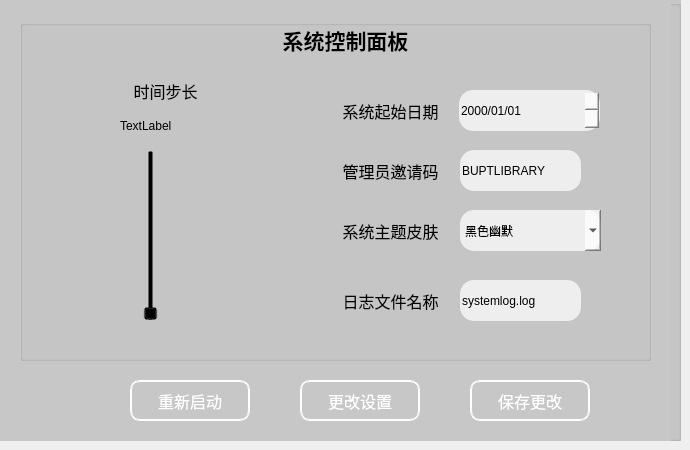
      <widget class="QWidget" name="page_4">
       <widget class="QGroupBox" name="groupBox_5">
        <property name="geometry">
         <rect>
          <x>0</x>
          <y>0</y>
          <width>681</width>
          <height>441</height>
         </rect>
        </property>
        <property name="font">
         <font>
          <family>等线</family>
          <pointsize>12</pointsize>
          <weight>50</weight>
          <italic>false</italic>
          <bold>false</bold>
         </font>
        </property>
        <property name="styleSheet">
         <string notr="true">background-color: rgba(199,199,199);

color:rgb(0,0,0);
font: 12pt &quot;等线&quot;;
</string>
        </property>
        <property name="title">
         <string/>
        </property>
        <widget class="QGroupBox" name="func_groupBox_info_2">
         <property name="geometry">
          <rect>
           <x>20</x>
           <y>20</y>
           <width>631</width>
           <height>341</height>
          </rect>
         </property>
         <property name="styleSheet">
          <string notr="true">background-image: url(:/background/resourse/books3.png);</string>
         </property>
         <property name="title">
          <string/>
         </property>
         <widget class="QLabel" name="func_label_name_4">
          <property name="geometry">
           <rect>
            <x>240</x>
            <y>0</y>
            <width>171</width>
            <height>41</height>
           </rect>
          </property>
          <property name="font">
           <font>
            <family>等线</family>
            <pointsize>12</pointsize>
            <weight>50</weight>
            <italic>false</italic>
            <bold>false</bold>
           </font>
          </property>
          <property name="styleSheet">
           <string notr="true">background-color: rgba(255,255,255, 0%);

</string>
          </property>
          <property name="text">
           <string>&lt;html&gt;&lt;head/&gt;&lt;body&gt;&lt;p align=&quot;center&quot;&gt;&lt;span style=&quot; font-size:16pt; font-weight:600;&quot;&gt;系统控制面板&lt;/span&gt;&lt;/p&gt;&lt;/body&gt;&lt;/html&gt;</string>
          </property>
          <property name="alignment">
           <set>Qt::AlignCenter</set>
          </property>
         </widget>
         <widget class="QLabel" name="func_label_name_5">
          <property name="geometry">
           <rect>
            <x>100</x>
            <y>50</y>
            <width>91</width>
            <height>41</height>
           </rect>
          </property>
          <property name="font">
           <font>
            <family>等线</family>
            <pointsize>12</pointsize>
            <weight>50</weight>
            <italic>false</italic>
            <bold>false</bold>
           </font>
          </property>
          <property name="styleSheet">
           <string notr="true">background-color: rgba(255,255,255, 0%);
background-image: url(:/background/resourse/transparent.png);

</string>
          </property>
          <property name="text">
           <string>时间步长</string>
          </property>
          <property name="alignment">
           <set>Qt::AlignCenter</set>
          </property>
         </widget>
         <widget class="QLabel" name="func_label_gender_2">
          <property name="geometry">
           <rect>
            <x>310</x>
            <y>70</y>
            <width>121</width>
            <height>41</height>
           </rect>
          </property>
          <property name="font">
           <font>
            <family>等线</family>
            <pointsize>12</pointsize>
            <weight>50</weight>
            <italic>false</italic>
            <bold>false</bold>
           </font>
          </property>
          <property name="styleSheet">
           <string notr="true">background-color: rgba(255,255,255, 0%);

</string>
          </property>
          <property name="text">
           <string>系统起始日期</string>
          </property>
          <property name="alignment">
           <set>Qt::AlignCenter</set>
          </property>
         </widget>
         <widget class="QLabel" name="func_label_number_2">
          <property name="geometry">
           <rect>
            <x>310</x>
            <y>130</y>
            <width>121</width>
            <height>41</height>
           </rect>
          </property>
          <property name="font">
           <font>
            <family>等线</family>
            <pointsize>12</pointsize>
            <weight>50</weight>
            <italic>false</italic>
            <bold>false</bold>
           </font>
          </property>
          <property name="styleSheet">
           <string notr="true">background-color: rgba(255,255,255, 0%);

</string>
          </property>
          <property name="text">
           <string>管理员邀请码</string>
          </property>
          <property name="alignment">
           <set>Qt::AlignCenter</set>
          </property>
         </widget>
         <widget class="QLabel" name="func_label_class_2">
          <property name="enabled">
           <bool>true</bool>
          </property>
          <property name="geometry">
           <rect>
            <x>310</x>
            <y>190</y>
            <width>121</width>
            <height>41</height>
           </rect>
          </property>
          <property name="font">
           <font>
            <family>等线</family>
            <pointsize>12</pointsize>
            <weight>50</weight>
            <italic>false</italic>
            <bold>false</bold>
           </font>
          </property>
          <property name="styleSheet">
           <string notr="true">background-color: rgba(255,255,255, 0%);

</string>
          </property>
          <property name="text">
           <string>系统主题皮肤</string>
          </property>
          <property name="alignment">
           <set>Qt::AlignCenter</set>
          </property>
         </widget>
         <widget class="QSlider" name="time_length">
          <property name="geometry">
           <rect>
            <x>120</x>
            <y>130</y>
            <width>22</width>
            <height>171</height>
           </rect>
          </property>
          <property name="cursor">
           <cursorShape>PointingHandCursor</cursorShape>
          </property>
          <property name="styleSheet">
           <string notr="true">background-color: rgba(0,0,0,0%);
border-radius:0px;
background-image: url(:/background/resourse/b_W.png);</string>
          </property>
          <property name="orientation">
           <enum>Qt::Vertical</enum>
          </property>
         </widget>
         <widget class="QLineEdit" name="lineEdit_invide_code">
          <property name="geometry">
           <rect>
            <x>440</x>
            <y>130</y>
            <width>121</width>
            <height>41</height>
           </rect>
          </property>
          <property name="styleSheet">
           <string notr="true">background-color: rgba(255, 255, 255, 70%);
border-radius:14px;
color:rgb(0, 0, 0)</string>
          </property>
          <property name="text">
           <string>BUPTLIBRARY</string>
          </property>
         </widget>
         <widget class="QComboBox" name="comboBox_skin">
          <property name="geometry">
           <rect>
            <x>440</x>
            <y>190</y>
            <width>141</width>
            <height>41</height>
           </rect>
          </property>
          <property name="cursor">
           <cursorShape>PointingHandCursor</cursorShape>
          </property>
          <property name="styleSheet">
           <string notr="true">background-color: rgba(255, 255, 255, 70%);
border-radius:14px;
color:rgb(0, 0, 0)</string>
          </property>
          <item>
           <property name="text">
            <string>黑色幽默</string>
           </property>
          </item>
          <item>
           <property name="text">
            <string>蓝色经典</string>
           </property>
          </item>
          <item>
           <property name="text">
            <string>粉色少女</string>
           </property>
          </item>
         </widget>
         <widget class="QLabel" name="func_label_class_3">
          <property name="enabled">
           <bool>true</bool>
          </property>
          <property name="geometry">
           <rect>
            <x>300</x>
            <y>260</y>
            <width>141</width>
            <height>41</height>
           </rect>
          </property>
          <property name="font">
           <font>
            <family>等线</family>
            <pointsize>12</pointsize>
            <weight>50</weight>
            <italic>false</italic>
            <bold>false</bold>
           </font>
          </property>
          <property name="styleSheet">
           <string notr="true">background-color: rgba(255,255,255, 0%);

</string>
          </property>
          <property name="text">
           <string>日志文件名称</string>
          </property>
          <property name="alignment">
           <set>Qt::AlignCenter</set>
          </property>
         </widget>
         <widget class="QLineEdit" name="lineEdit_log_file_name">
          <property name="geometry">
           <rect>
            <x>440</x>
            <y>260</y>
            <width>121</width>
            <height>41</height>
           </rect>
          </property>
          <property name="styleSheet">
           <string notr="true">background-color: rgba(255,255,255,70%);
border-radius:14px;

color:rgb(0, 0, 0)</string>
          </property>
          <property name="text">
           <string>systemlog.log</string>
          </property>
         </widget>
         <widget class="QDateEdit" name="starttime_edit">
          <property name="geometry">
           <rect>
            <x>439</x>
            <y>70</y>
            <width>141</width>
            <height>41</height>
           </rect>
          </property>
          <property name="cursor">
           <cursorShape>PointingHandCursor</cursorShape>
          </property>
          <property name="styleSheet">
           <string notr="true">background-color: rgba(255, 255, 255, 70%);
border-radius:14px;
color:rgb(0, 0, 0)</string>
          </property>
          <property name="displayFormat">
           <string>yyyy/MM/dd</string>
          </property>
         </widget>
         <widget class="QLabel" name="label_timelength">
          <property name="geometry">
           <rect>
            <x>100</x>
            <y>90</y>
            <width>61</width>
            <height>31</height>
           </rect>
          </property>
          <property name="styleSheet">
           <string notr="true">background-color: rgba(255, 255, 255, 0%);
background-image: url(:/background/resourse/transparent.png);
border-radius:14px;
color:rgb(0, 0, 0)</string>
          </property>
          <property name="text">
           <string>TextLabel</string>
          </property>
         </widget>
        </widget>
        <widget class="QPushButton" name="Button_payfine_3">
         <property name="geometry">
          <rect>
           <x>130</x>
           <y>380</y>
           <width>120</width>
           <height>41</height>
          </rect>
         </property>
         <property name="font">
          <font>
           <family>Adobe 黑体 Std R</family>
           <pointsize>12</pointsize>
           <weight>50</weight>
           <italic>false</italic>
           <bold>false</bold>
          </font>
         </property>
         <property name="cursor">
          <cursorShape>PointingHandCursor</cursorShape>
         </property>
         <property name="styleSheet">
          <string notr="true">QPushButton{
	border:2px groove rgb(255,255,255,0,0);border-radius:10px;padding:2px 4px;
	font: 12pt &quot;Adobe 黑体 Std R&quot;;
color:white;
	background-image: url(:/background/resourse/button.png);
}
QPushButton:hover{
	background-image: url(:/background/resourse/button_h.png);
}
QPushButton:pressed{	
	background-image: url(:/background/resourse/button_P.png);
}
</string>
         </property>
         <property name="text">
          <string>重新启动</string>
         </property>
         <property name="icon">
          <iconset>
           <normaloff>:/background/resourse/启动.png</normaloff>:/background/resourse/启动.png</iconset>
         </property>
        </widget>
        <widget class="QPushButton" name="Button_unlock_change_profile_2">
         <property name="geometry">
          <rect>
           <x>300</x>
           <y>380</y>
           <width>120</width>
           <height>41</height>
          </rect>
         </property>
         <property name="font">
          <font>
           <family>Adobe 黑体 Std R</family>
           <pointsize>12</pointsize>
           <weight>50</weight>
           <italic>false</italic>
           <bold>false</bold>
          </font>
         </property>
         <property name="cursor">
          <cursorShape>PointingHandCursor</cursorShape>
         </property>
         <property name="styleSheet">
          <string notr="true">QPushButton{
	border:2px groove rgb(255,255,255,0,0);border-radius:10px;padding:2px 4px;
	font: 12pt &quot;Adobe 黑体 Std R&quot;;
color:white;
	background-image: url(:/background/resourse/button.png);
}
QPushButton:hover{
	background-image: url(:/background/resourse/button_h.png);
}
QPushButton:pressed{	
	background-image: url(:/background/resourse/button_P.png);
}
</string>
         </property>
         <property name="text">
          <string>更改设置</string>
         </property>
         <property name="icon">
          <iconset>
           <normaloff>:/background/resourse/更改.png</normaloff>:/background/resourse/更改.png</iconset>
         </property>
        </widget>
        <widget class="QPushButton" name="Button_confirm_change_profile_2">
         <property name="geometry">
          <rect>
           <x>470</x>
           <y>380</y>
           <width>120</width>
           <height>41</height>
          </rect>
         </property>
         <property name="font">
          <font>
           <family>Adobe 黑体 Std R</family>
           <pointsize>12</pointsize>
           <weight>50</weight>
           <italic>false</italic>
           <bold>false</bold>
          </font>
         </property>
         <property name="cursor">
          <cursorShape>PointingHandCursor</cursorShape>
         </property>
         <property name="styleSheet">
          <string notr="true">QPushButton{
	border:2px groove rgb(255,255,255,0,0);border-radius:10px;padding:2px 4px;
	font: 12pt &quot;Adobe 黑体 Std R&quot;;
color:white;
	background-image: url(:/background/resourse/button.png);
}
QPushButton:hover{
	background-image: url(:/background/resourse/button_h.png);
}
QPushButton:pressed{	
	background-image: url(:/background/resourse/button_P.png);
}
</string>
         </property>
         <property name="text">
          <string>保存更改</string>
         </property>
         <property name="icon">
          <iconset>
           <normaloff>:/background/resourse/提交.png</normaloff>:/background/resourse/提交.png</iconset>
         </property>
        </widget>
        <widget class="QLabel" name="label_4">
         <property name="geometry">
          <rect>
           <x>0</x>
           <y>0</y>
           <width>671</width>
           <height>451</height>
          </rect>
         </property>
         <property name="styleSheet">
          <string notr="true">background-image: url(:/background/resourse/b_W.png);</string>
         </property>
         <property name="text">
          <string/>
         </property>
        </widget>
        <zorder>label_4</zorder>
        <zorder>func_groupBox_info_2</zorder>
        <zorder>Button_payfine_3</zorder>
        <zorder>Button_unlock_change_profile_2</zorder>
        <zorder>Button_confirm_change_profile_2</zorder>
       </widget>
      </widget>
